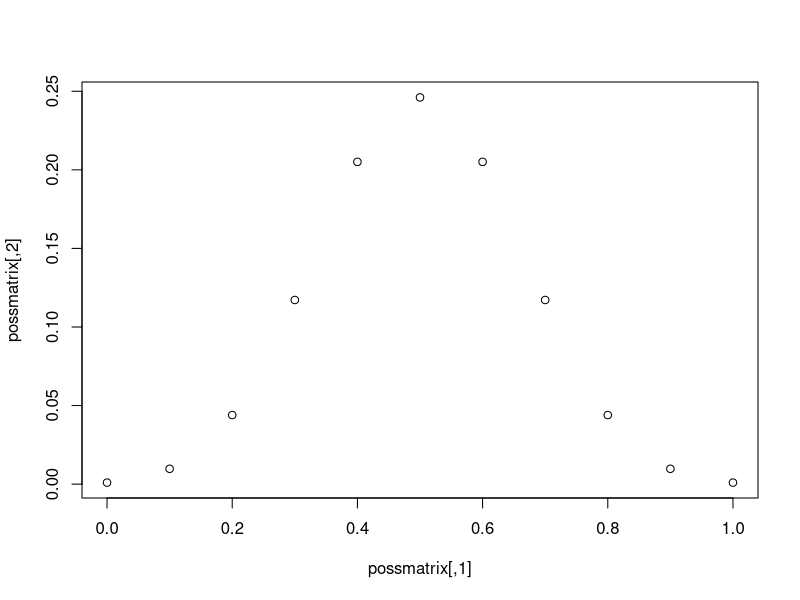

Source code (R):
#initializing a vector
#c(x1,x2,..,xn) -> creates vector with elements x1,..,xn
x=c(1,2,3,4)

#selecting element of vector
#x[2] ->second element (returns vector)
#(counting starts from 1 not 0)
x[2]
x[1:3] #subset from first to third element

#excluding element
x[-1]  #without the second
x[-(2:4)]  #without from second to fourth

#concatenation of vectors
y=c(5,7,8,9,6,1)
z=c(y,x)

#using compariosons <,>,==,&,|,...
z[x>4 | x<=2]

#access to index
#which elements of vector (t) have value (1) -> returns vector of indexes
t=c(x,1)
s=which(t==1)

#generating sequensec
seq(3,23) #sequence from (3) to (23)
rep(x,5) #repeat vector (x) (5) times

#functions for vectors
sum(z) #sum of vector
mean(z) #average
sort(z) #returns sorted vector in increasing order
sort(z, decreasing = TRUE) #returns sorted vector in decreasing order
min(z) #min element
max(z) #max element
range(z) #the range of numbers
chars = c("A", "s", "P", "B")
range(chars)
cumsum(z) #vector of the partial sums of the given vector

#types: integer, numeric, double, complex, char, TRUE/FALSE/NULL, factor
#every type has a NULL pointer
#NA for missing data and impossible numeric results (division by 0)
#checing type with is.
#defining type with as.
is.null(x) #checks if it is null pointer
is.na(x) #checks if it is ok data
#checking type
is.numeric(x)
is.integer(x)
is.character(chars)

#defining matrix(data,nrow,ncol,byrow=TRUE/FALSE)
#or by as.matrix(data) -> matrix with ncol=1
as.matrix(z)
m=matrix(z[-10],ncol = 3,nrow = 3,byrow = TRUE)

#accessing elements of matrix
m[2,1] #element by indexes
m[,3] #colum ->returns vector
m[1,] #row ->returns vector
#selecting specific rows and colums ->returns matrix
m[c(1,3),]

#functions for matrix
dim(m) # dimensions of the given matrix
nrow(m) #first dimension
ncol(m) #same
diag(m) #primary diagonal
t(m) #transposes a matrix
solve(m) #reverse matrix
dimnames(m) = list(c("a", "b", "c"), c("1", "2", "3")) #gives names to the rows and colums

#operations with scalar/vector/matrix +,-,*,/,^,%*%
n=matrix(c(2,3,1,4),2,2,TRUE)
m[c(1,2),c(1,2)]
m[c(1,2),c(1,2)] + n
m[c(1,2),c(1,2)] * n   #multiplies each row by each row
m[c(1,2),c(1,2)] %*% n #tipical multiplication of matrixes

#01 
v=matrix(c("a","b","c","2","2","3"),TRUE)
v

#02
m1=matrix(1:6,2)
m2=matrix(c(rep(1,3),rep(2,3)),2,byrow=T)
m1
m2
solve(m1[,2:3])
m1*m2
m1%*%t(m2)

#03
x3=c(8,3,8,7,15,9,12,4,9,10,5,1)
mat3=matrix(x3,6,2)
colnames(mat3)=c("c1","c2")
mat3
mat3.max=max(mat3)
mat3.min=min(mat3)
mat3=rbind(mat3,c(runif(2,1,20)))
mat3[,2]*2+6
mat3[,2]=mat3[,2]*2
changemat3=mat3+6
changemat3

#04
n = 10
heads = 0:n
freqvector = heads / n
possibilities = choose(n, heads) / 2^n

possmatrix = matrix(c(freqvector, possibilities), ncol = 2)
plot(possmatrix)
